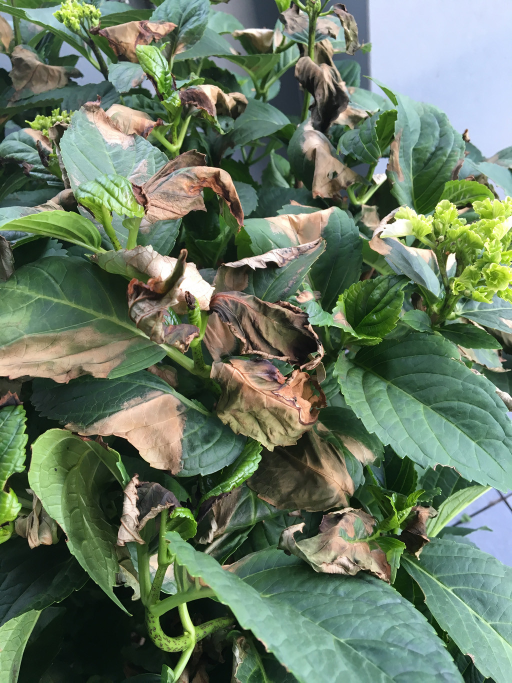
#> input picture images/dark_or_wilted/2s75R.png, 1024 x 1365 px (shown at 1/2 size)
$ python classify_plant.py images/dark_or_wilted/2s75R.png
#> lines starting #> are read from the running program, lines starting #| are printed output that depends on the picture; after the words box and inside, x2 and y2 are one past the last pixel; in counts of white or black regions, pixels touching at a corner belong together
# Generative AI was used to help debugg this code

import cv2
import numpy as np
import sys
from pathlib import Path

def analyze_image(image_path: str):
#> called with image_path = 'images/dark_or_wilted/2s75R.png'
    image_path = Path(image_path)
    img = cv2.imread(str(image_path))
#> img is the input picture: shape (1365, 1024, 3); mean B, G, R 100.3, 122.2, 104.9
    img_resized = cv2.resize(img, (400, 400))
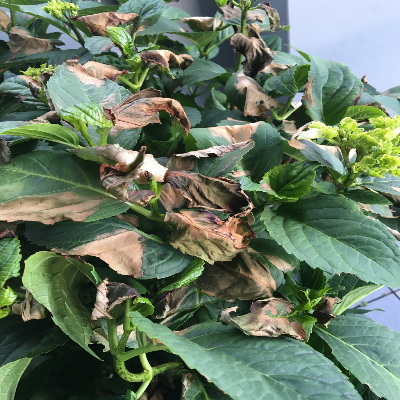
#> img_resized: shape (400, 400, 3); mean B, G, R 100.2, 122, 104.7
    hsv = cv2.cvtColor(img_resized, cv2.COLOR_BGR2HSV)
#> hsv: shape (400, 400, 3); mean H, S, V 58.4, 84.7, 127.9
    lower_green = np.array([35, 40, 40])
    upper_green = np.array([85, 255, 255])
    lower_yellow = np.array([20, 40, 40])
    upper_yellow = np.array([35, 255, 255])
    lower_brown = np.array([0, 40, 0])
    upper_brown = np.array([30, 255, 120])
    mask_green = cv2.inRange(hsv, lower_green, upper_green)
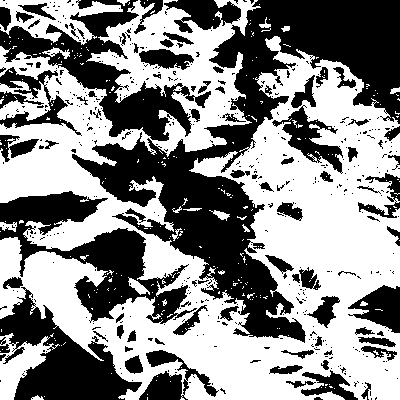
#> mask_green: shape (400, 400); 54.1% white; 477 black regions (389 under 20 px), largest, box (x1, y1, x2, y2) and area: (72, 0, 400, 343) 30599, (0, 191, 197, 324) 8885, (0, 0, 211, 141) 8192
    mask_yellow = cv2.inRange(hsv, lower_yellow, upper_yellow)
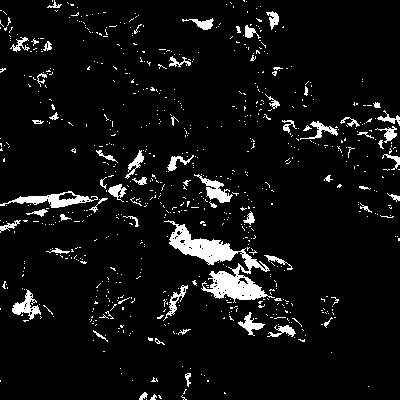
#> mask_yellow: shape (400, 400); 6.3% white; 752 white regions (689 under 20 px), largest, box (x1, y1, x2, y2) and area: (164, 220, 275, 303) 2696, (0, 191, 98, 208) 625, (194, 174, 233, 203) 395
    mask_brown = cv2.inRange(hsv, lower_brown, upper_brown)
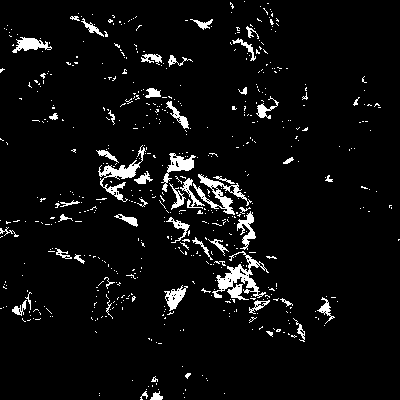
#> mask_brown: shape (400, 400); 5.3% white; 574 white regions (521 under 20 px), largest, box (x1, y1, x2, y2) and area: (212, 251, 269, 300) 936, (193, 174, 252, 215) 645, (98, 145, 146, 202) 611
    total_pixels = hsv.shape[0] * hsv.shape[1]
#> total_pixels = 160000
    green_pct = np.sum(mask_green > 0) / total_pixels * 100
#> green_pct = 54.07
    yellow_pct = np.sum(mask_yellow > 0) / total_pixels * 100
#> yellow_pct = 6.29
    brown_pct = np.sum(mask_brown > 0) / total_pixels * 100
#> brown_pct = 5.28
    print(f"\nAnalysis for {image_path.name}:")
    print(f"  Green:  {green_pct:.1f}%")
#|   Green:  54.1%
    print(f"  Yellow: {yellow_pct:.1f}%")
#|   Yellow: 6.3%
    print(f"  Brown:  {brown_pct:.1f}%")
#|   Brown:  5.3%
    if green_pct > 50 and yellow_pct < 15 and brown_pct < 10:
        status = "HEALTHY"
    elif yellow_pct >= 15 and yellow_pct >= brown_pct:
        status = "YELLOWING"
    elif brown_pct >= 15:
        status = "STRESSED_DARK_OR_WILTED"
    else:
        status = "UNCERTAIN"
    print(f"  Status: {status}")
    action = decide_action(status)
    print(f"  Suggested action: {action}\n")
def decide_action(status: str) -> str:
    if status == "HEALTHY":
        return "No change. Keep current nutrient and light settings stable."
    if status == "YELLOWING":
        return "Increase nutrient concentration slightly in this zone and verify pH is within target range."
    if status == "STRESSED_DARK_OR_WILTED":
        return "Check water delivery and increase light duration or intensity slightly in this zone."
    return "Flag for manual review. Pattern does not clearly match stored conditions."
if __name__ == "__main__":
    if len(sys.argv) < 2:
        print("Usage: py classify_plant.py path/to/image.png")
    else:
        analyze_image(sys.argv[1])

$ run again, on images/dark_or_wilted/brownimage.png
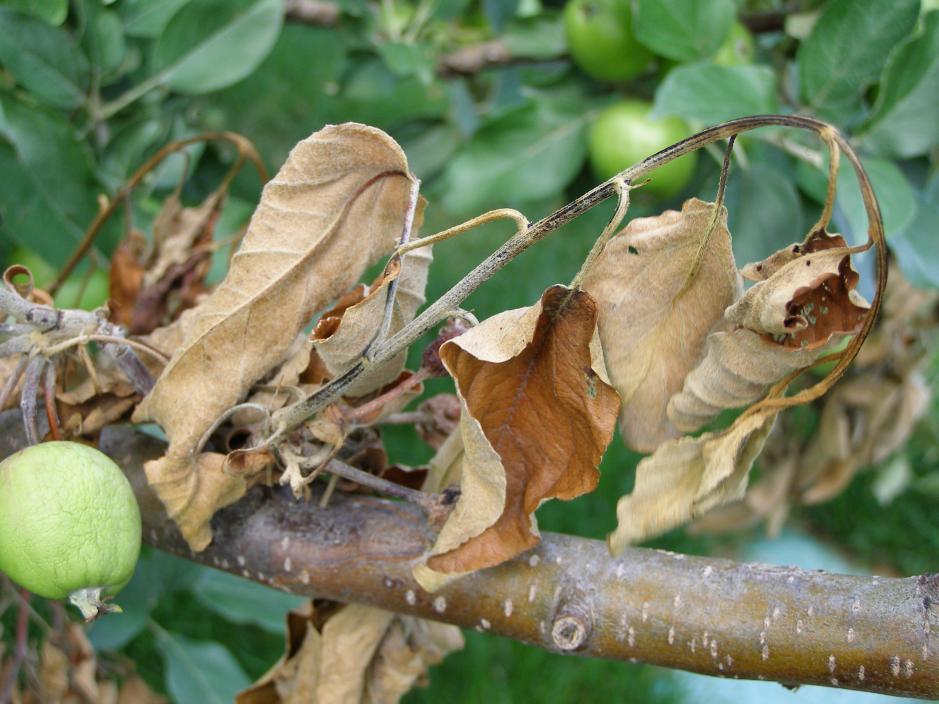
#> input picture images/dark_or_wilted/brownimage.png, 2816 x 2112 px (shown at 1/3 size)
#> in analyze_image, img is the input picture: shape (2112, 2816, 3); mean B, G, R 93.1, 126.3, 118
#> hsv: shape (400, 400, 3); mean H, S, V 42.5, 95.5, 136.5
#> in analyze_image, `mask_green = cv2.inRange(hsv, lower_green, upper_green)`:
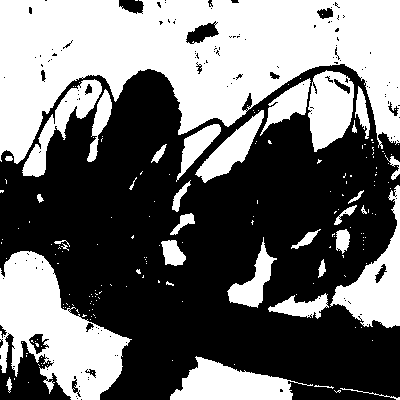
#> mask_green: shape (400, 400); 43.9% white; 186 white regions (153 under 20 px), largest, box (x1, y1, x2, y2) and area: (0, 0, 400, 164) 38703, (0, 251, 132, 400) 10285, (330, 185, 400, 328) 3704
#> mask_yellow: shape (400, 400); 17.5% white; 1482 white regions (1403 under 20 px), largest, box (x1, y1, x2, y2) and area: (251, 70, 400, 316) 9709, (267, 347, 370, 392) 1619, (57, 266, 112, 320) 1098
#> in analyze_image, `mask_brown = cv2.inRange(hsv, lower_brown, upper_brown)`:
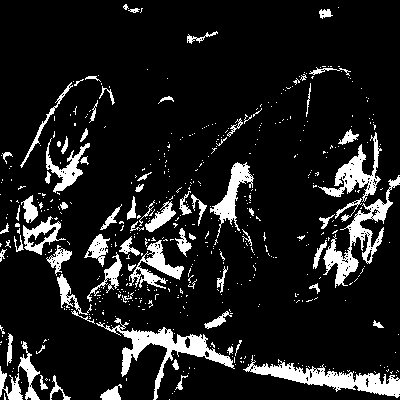
#> mask_brown: shape (400, 400); 11.8% white; 540 white regions (463 under 20 px), largest, box (x1, y1, x2, y2) and area: (96, 318, 235, 400) 2157, (243, 355, 400, 398) 2135, (323, 175, 400, 288) 1874
#> green_pct = 43.91
#> yellow_pct = 17.52
#> brown_pct = 11.84
#|   Green:  43.9%
#|   Yellow: 17.5%
#|   Brown:  11.8%
